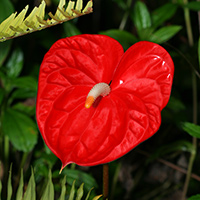
#> input picture VIP/lab03/redflower.jpg, 200 x 200 px, found by its file name
$ jupyter execute --allow-errors lab04_colab.ipynb   (shell and % lines are left out)   (older library calls are emulated)
#> lines starting #> are read from the running program, lines starting #| are printed output that depends on the picture; after the words box and inside, x2 and y2 are one past the last pixel; in counts of white or black regions, pixels touching at a corner belong together
# Lab04 - Binary Image Processing
### TDS3651 Visual Information Processing

In this lab, we take a look at image thresholding, how binary images can be processed to extract information valuable for further interpretation, and the concept of connected components to understand how segmented regions can be labeled and counted.

First, mount your drive and load the necessary libraries

[cell 1]
# from google.colab import drive
# drive.mount('/content/drive')

[cell 2]
# path ='/content/drive/MyDrive/Labs/Lab04/'

[cell 3]
import cv2
import numpy as np
from matplotlib import pyplot as plt

## Thresholding

**Simple thresholding** applies the same threshold value for every pixel to produce a *binary image*. If the pixel value is large than the threshold, it is set to 0, otherwise it is set to a given maximum value. Thresholding is applied using the function [`cv2.threshold()`](https://docs.opencv.org/4.5.1/d7/d1b/group__imgproc__misc.html#gae8a4a). The first argument is a **grayscale input image**. The second argument is the **threshold value** which is used to classify the pixel values into *background* (0) and *foreground* (max value). The third argument is the **maximum value** which is assigned to pixel values exceeding the threshold. OpenCV provides different **types of thresholding** which is given by the fourth parameter of the function. Basic thresholding as described above is done by using the type `cv2.THRESH_BINARY`. Other simple thresholding types can be found here: [`cv2.ThresholdTypes`](https://docs.opencv.org/4.5.1/d7/d1b/group__imgproc__misc.html#gaa9e58d2860d4afa658ef70a9b1115576).

The method returns two outputs. The first is the **threshold value** that was used and the second output is the **thresholded image**.<br>
Try it out with an image and change the threshold parameter to observe different outcomes:

[cell 4]
img = cv2.imread('redflower.jpg',0)
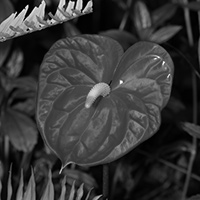
#> img: shape (200, 200); min 0, max 255, mean 55.7
ret,th1 = cv2.threshold(img,75,255,cv2.THRESH_BINARY)
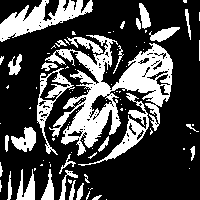
#> th1: shape (200, 200); 28.6% white; 92 white regions (61 under 20 px), largest, box (x1, y1, x2, y2) and area: (45, 35, 173, 156) 5250, (0, 0, 93, 42) 1640, (78, 93, 149, 166) 845

plt.figure(figsize=(12,6))
plt.subplot(121), plt.imshow(img,cmap='gray')
plt.title('Grayscale Image')
plt.xticks([]), plt.yticks([])
plt.subplot(122), plt.imshow(th1,cmap='gray')
plt.title('Binary Image (Threshold: '+str(ret)+')')
plt.xticks([]),plt.yticks([])
plt.show()
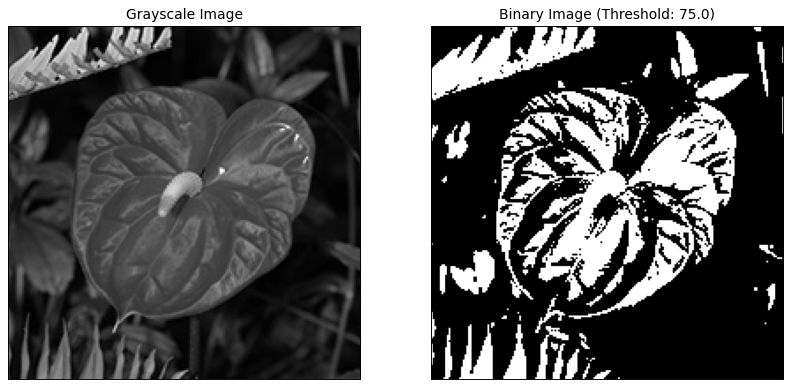
#> figure drawn by matplotlib, 2 panels

It is a difficult task to determine the best threshold value to binarize an image with one global value due to challenging environments such as different lighting conditions in different areas. Therefore, **Adaptive Thresholding** is preferred in most cases. The algorithm determines the threshold for a pixel based on a small region around it. It is then able to get different thresholds for different regions of the same image which gives better results for images with varying illumination.

The method [`cv2.adaptiveThreshold`](https://docs.opencv.org/4.5.1/d7/d1b/group__imgproc__misc.html#ga72b913f352e4a1b1b397736707afcde3) performs this by taking the following input parameters: the **maximum value** which is assigned to the output, the **adaptive thresholding algorithm** to use, the **thresholding type**, the **block size** of a pixel neighborhood that is used to calculate a threshold value, and a **constant** subtracted from the mean or weighted mean

[cell 5]
th2 = cv2.adaptiveThreshold(img,255,cv2.ADAPTIVE_THRESH_MEAN_C,cv2.THRESH_BINARY,11,2)
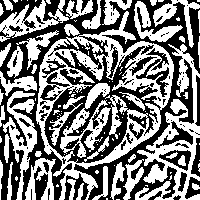
#> th2: shape (200, 200); 49.9% white; 112 white regions (70 under 20 px), largest, box (x1, y1, x2, y2) and area: (36, 11, 174, 200) 6449, (135, 44, 200, 200) 3104, (3, 91, 37, 200) 1332

plt.figure(figsize=(12,6))
plt.subplot(1,3,1), plt.imshow(img,cmap='gray')
plt.title('Grayscale Image'), plt.xticks([]), plt.yticks([])
plt.subplot(1,3,2), plt.imshow(th1,cmap='gray')
plt.title('Global Threshold'), plt.xticks([]), plt.yticks([])
plt.subplot(1,3,3), plt.imshow(th2,cmap='gray')
plt.title('Adaptive Threshold'), plt.xticks([]), plt.yticks([])
plt.show()

$ run again, with VIP/lab03/cat.png saved as VIP/lab03/redflower.jpg
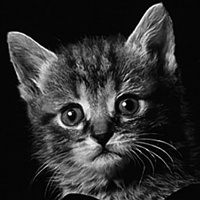
#> input picture VIP/lab03/cat.png, 200 x 200 px, found by its file name
#> img is the input picture: shape (200, 200); min 0, max 255, mean 46.9
#> `ret,th1 = cv2.threshold(img,75,255,cv2.THRESH_BINARY)`:
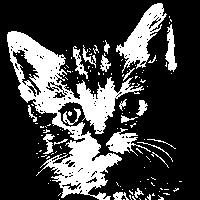
#> th1: shape (200, 200); 26.1% white; 135 white regions (112 under 20 px), largest, box (x1, y1, x2, y2) and area: (7, 31, 144, 200) 6794, (116, 3, 167, 73) 1308, (106, 128, 151, 156) 471
#> th2: shape (200, 200); 59% white; 148 black regions (129 under 20 px), largest, box (x1, y1, x2, y2) and area: (0, 0, 200, 200) 13003, (119, 138, 200, 200) 1961, (43, 79, 68, 109) 225
#> `plt.show()`:
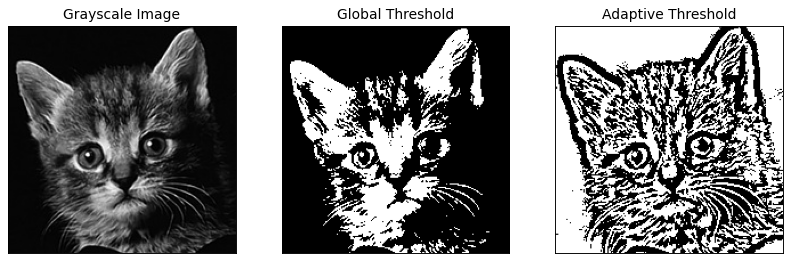
#> figure drawn by matplotlib, 3 panels
